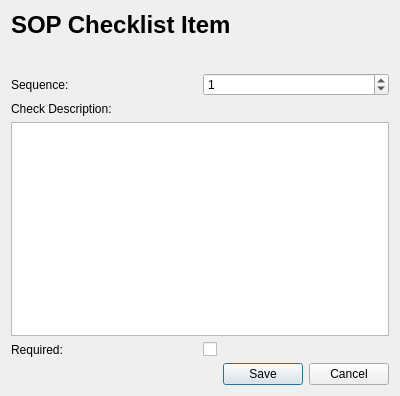
<?xml version="1.0" encoding="UTF-8"?>
<ui version="4.0">
 <class>VehicleSopItemDialog</class>
 <widget class="QDialog" name="VehicleSopItemDialog">
  <property name="geometry">
   <rect>
    <x>0</x>
    <y>0</y>
    <width>400</width>
    <height>396</height>
   </rect>
  </property>
  <property name="windowTitle">
   <string>SOP Checklist Item\n</string>
  </property>
  <layout class="QVBoxLayout" name="verticalLayout">
   <item>
    <widget class="QLabel" name="lblTitle">
     <property name="font">
      <font>
       <pointsize>18</pointsize>
       <bold>true</bold>
      </font>
     </property>
     <property name="text">
      <string>SOP Checklist Item
</string>
     </property>
    </widget>
   </item>
   <item>
    <layout class="QHBoxLayout" name="horizontalLayout">
     <item>
      <widget class="QLabel" name="lblSequence">
       <property name="text">
        <string>Sequence:</string>
       </property>
      </widget>
     </item>
     <item>
      <widget class="QSpinBox" name="spnSequence">
       <property name="maximum">
        <number>999</number>
       </property>
       <property name="value">
        <number>1</number>
       </property>
      </widget>
     </item>
    </layout>
   </item>
   <item>
    <widget class="QLabel" name="lblCheckDescription">
     <property name="text">
      <string>Check Description:</string>
     </property>
    </widget>
   </item>
   <item>
    <widget class="QPlainTextEdit" name="txtCheckDescription"/>
   </item>
   <item>
    <layout class="QHBoxLayout" name="horizontalLayout_2">
     <item>
      <widget class="QLabel" name="lblRequired">
       <property name="text">
        <string>Required:</string>
       </property>
      </widget>
     </item>
     <item>
      <widget class="QCheckBox" name="chkRequired">
       <property name="text">
        <string/>
       </property>
      </widget>
     </item>
    </layout>
   </item>
   <item>
    <widget class="QDialogButtonBox" name="buttonBox">
     <property name="orientation">
      <enum>Qt::Orientation::Horizontal</enum>
     </property>
     <property name="standardButtons">
      <set>QDialogButtonBox::StandardButton::Cancel|QDialogButtonBox::StandardButton::Save</set>
     </property>
    </widget>
   </item>
  </layout>
 </widget>
 <resources/>
 <connections>
  <connection>
   <sender>buttonBox</sender>
   <signal>accepted()</signal>
   <receiver>VehicleSopItemDialog</receiver>
   <slot>accept()</slot>
   <hints>
    <hint type="sourcelabel">
     <x>248</x>
     <y>254</y>
    </hint>
    <hint type="destinationlabel">
     <x>157</x>
     <y>274</y>
    </hint>
   </hints>
  </connection>
  <connection>
   <sender>buttonBox</sender>
   <signal>rejected()</signal>
   <receiver>VehicleSopItemDialog</receiver>
   <slot>reject()</slot>
   <hints>
    <hint type="sourcelabel">
     <x>316</x>
     <y>260</y>
    </hint>
    <hint type="destinationlabel">
     <x>286</x>
     <y>274</y>
    </hint>
   </hints>
  </connection>
 </connections>
</ui>
